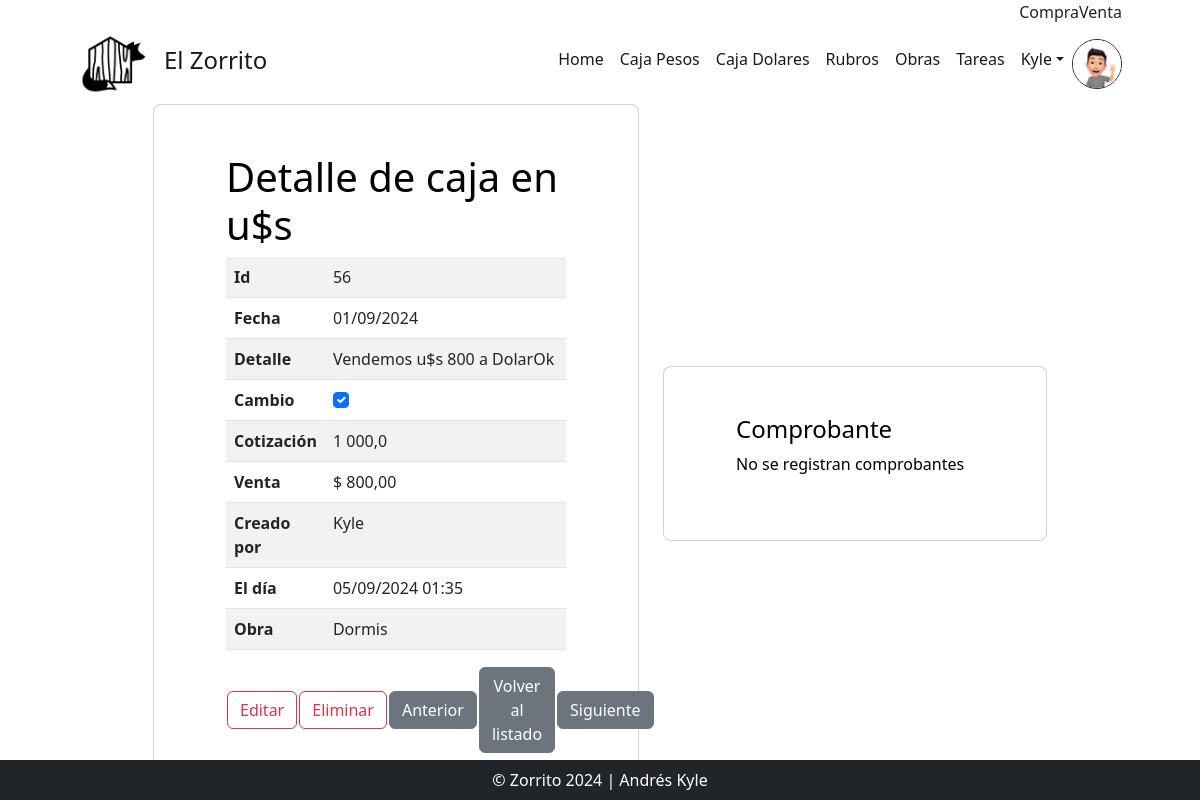
Before: /dolares_detail/56/ (signed in) with the older database file.
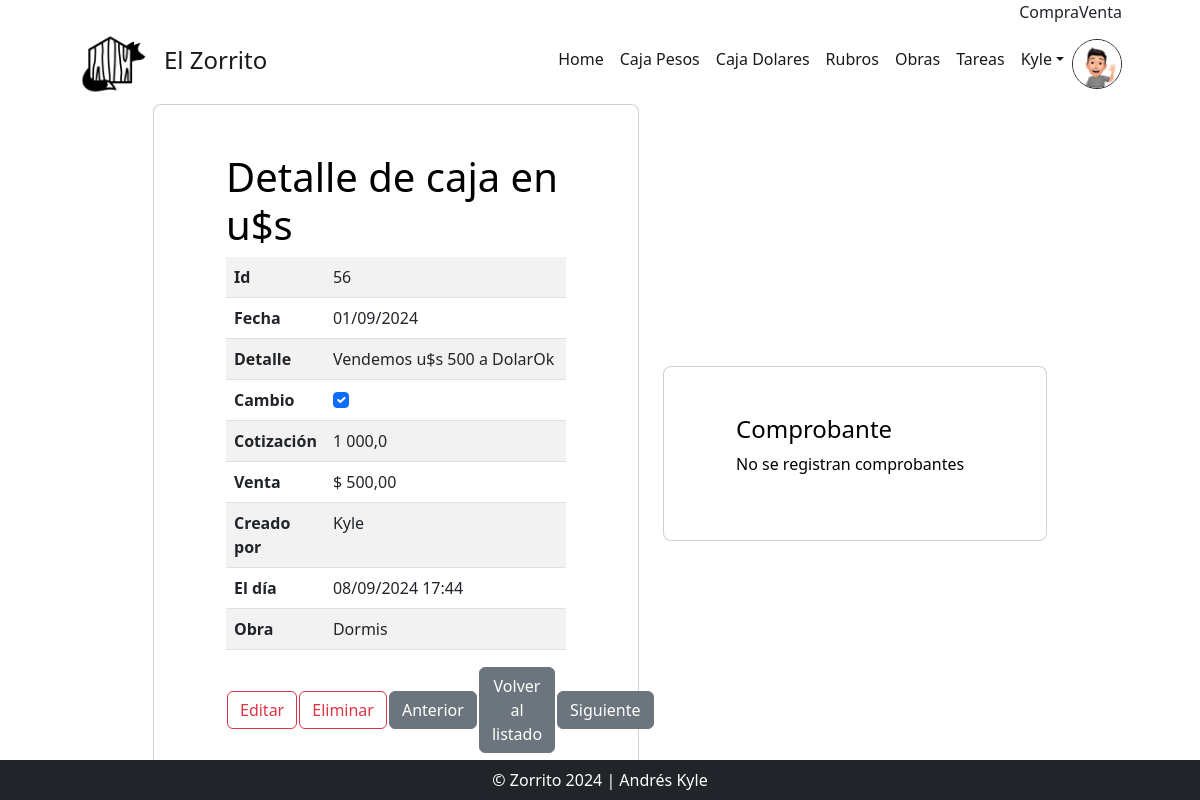
After: the same page with the newer database file.
### AppZorro/models.py (models this page shows)
class CajaDolares(models.Model):
    fecha = models.DateField(default=date.today)
    detalle = models.CharField(max_length=60)
    es_cambio = models.BooleanField(default=True)
    ingreso = models.FloatField(default=0)
    egreso = models.FloatField(default=0)
    cotiza = models.FloatField(default=DolarBlue.compra())
    obra = models.ForeignKey(Obra, null=True, on_delete=models.RESTRICT)
    autor = models.ForeignKey(settings.AUTH_USER_MODEL, on_delete=models.RESTRICT, null=True, blank=True, editable=False)
    action_time = models.DateTimeField(auto_now=True, editable=False)
    conecta = models.OneToOneField(CajaPesos, null=True, blank=True, on_delete=models.CASCADE)

class Obra(models.Model):
    fecha_inicio = models.DateField(default=date.today)
    nombre = models.CharField(max_length=30)
    m2_cubiertos = models.FloatField(default=0.00)
    m2_semicubiertos = models.FloatField(default=0.00)
    m2_total = models.FloatField(default=0.00, editable=False)
    dias_estimados = models.IntegerField(default=30)
    presupuesto_inicial = models.FloatField()
    def __str__(self) -> str:
        return self.nombre

### AppZorro/views.py (the view)
# urls.py: path("dolares_detail/<int:pk>/", views.DolaresDetailView.as_view(), name="DetalleDolar"),
class DolaresDetailView(LoginRequiredMixin, DetailView):
    model = CajaDolares
    def get(self, request, *args, **kwargs):
        self.object = self.get_object()
        context = self.get_context_data(object=self.object)
        id_actual = self.object.id
        objetos_ordenados = list(CajaDolares.objects.order_by('id'))
        min = objetos_ordenados[0]
        max = objetos_ordenados[-1]
        min = min.id
        max = max.id
        if self.object.id == min:
            previo = min
        else:
            previo = objetos_ordenados[objetos_ordenados.index(self.object)-1]
            previo = previo.id
        if self.object.id == max:
            siguiente = max
        else:
            siguiente = CajaDolares.objects.filter(id__gt=id_actual).order_by('id').first()
            siguiente = siguiente.id
        context['siguiente'] = siguiente
        context['previo'] = previo
        return self.render_to_response(context)

### AppZorro/templates/AppZorro/CajaDolares_detail.html (shortened to what this page needs)
{% extends 'AppZorro/base.html' %}
{% load static %}
{% block main %}
<div id="todo" class="row d-flex justify-content-center align-items-center">
  <div class="col-xl-5">
      <div class="card rounded-3 text-black">
          <div class="card-body p-md-5 mx-md-4">
              <h3 class="display-6">Detalle de caja en u$s</h3>
                  <table class="table table-striped ">
                        <tr>
                          <th width="20%">Id</th>
                          <td>{{ object.id }}</td>
                        </tr>
                        <tr>
                          <th width="20%">Fecha</th>
                          <td>{{ object.fecha|date:"d/m/Y" }}</td>
                        </tr>
                        <tr>
                          <th width="20%">Detalle</th>
                          <td>{{ object.detalle }}</td>
                        </tr>
                        <tr>
                          <th width="20%">Cambio</th>
                          {% if object.es_cambio == True %}
                          <td><input class="form-check-input" type="checkbox" value="" id="defaultCheck1" checked></td>
                          {% else %}
                          <td><input class="form-check-input" type="checkbox" value="" id="defaultCheck1" disabled></td>
                          {% endif %}
                        </tr>
                        {% if object.es_cambio == True %}
                        <tr>
                          <th width="20%">Cotización</th>
                          <td>{{ object.cotiza }}</td>
                        </tr>
                        {% endif %}
                        <tr>
                          {% if object.egreso > 0 %}
                          <th width="20%">Venta</th>
                          <td>$ {{ object.egreso|floatformat:"2g" }}</td>
                          {% endif %}
                        </tr>
                        <tr>
                          <th width="20%">Creado por</th>
                          <td>{{ object.autor }}</td>
                        </tr>
                        <tr>
                          <th width="20%">El día</th>
                          <td>{{ object.action_time|date:'d/m/Y H:i' }}</td>
                        </tr>
                        <tr>
                          <th width="20%">Obra</th>
                          <td>{{ object.obra }}</td>
                        </tr>
                  </table>
                  <table>
                      <tr>
                        <td><a type="button" class="btn btn-outline-danger" href="{% url 'EditarDolares' object.id %}">Editar</a></td>
                        <td><a type="button" class="btn btn-outline-danger" href="{% url 'DolaresDelete' object.id %}">Eliminar</a></td>
                        <td><a type="button" class="btn btn-secondary btn-me" href="{% url 'DetalleDolar' previo %}">Anterior</a></td>
                        <td><a type="button"  class="btn btn-secondary btn-me" href="{% url 'Dolares' %}">Volver al listado</a></td>
                        <td><a type="button" class="btn btn-secondary btn-me" href="{% url 'DetalleDolar' siguiente %}">Siguiente</a></td>
                      </tr>
                  </table>
              </div>
          </div>
      </div>
      <div class="col-xl-4">
          <div class="card rounded-3 text-black">
              <div class="card-body p-md-5 mx-md-4">
                  <h4 >Comprobante</h4>
                  {% if object.comprobante %}
                      <img src="{{object.comprobante.url}}" alt="" class="img-fluid">
                  {% else %}
                      <p>No se registran comprobantes</p>
                  {% endif %}
              </div>
          </div>
      </div>
  </div>
{% endblock main %}

Changed rows visible on the page:
changed CajaDolares "Kyle": detalle "Vendemos u$s 800 a DolarOk" → "Vendemos u$s 500 a DolarOk"; egreso "800,00" → "500,00"; action_time "05/09/2024 01:35" → "08/09/2024 17:44"
